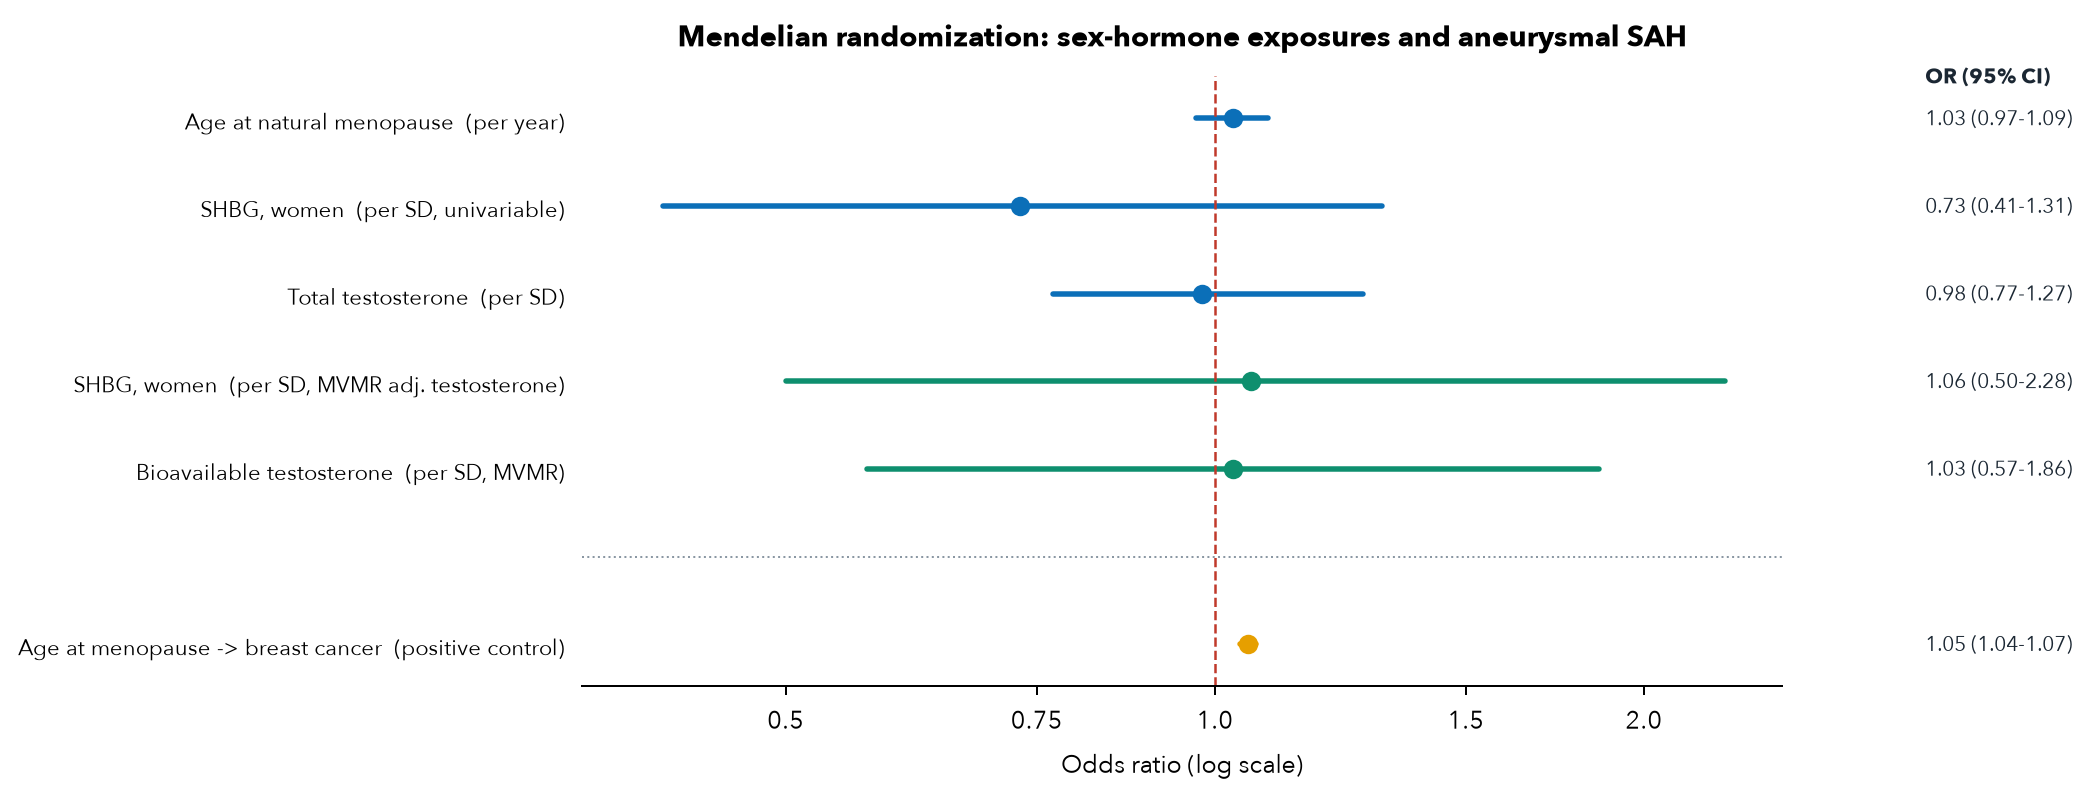

Write Python code to recreate this figure.
"""Genetic-arm forest plot: sex-hormone / reproductive exposures on aSAH, plus the
positive control. Values are the final MR results (see estrogen-aneurysm-mr)."""
import matplotlib
matplotlib.use("Agg")
import matplotlib.pyplot as plt
from matplotlib.patches import FancyArrowPatch  # noqa: F401

plt.rcParams.update({"font.family": ["Avenir Next", "Arial"], "font.size": 10})
BLUE = "#0B6FB8"; GREEN = "#0E8F6E"; ORANGE = "#E69F00"; GREY = "#8a97a3"; INK = "#1b2733"

# (label, OR, lo, hi, colour)  top-to-bottom
rows = [
    ("Age at natural menopause  (per year)",        1.03, 0.97, 1.09, BLUE),
    ("SHBG, women  (per SD, univariable)",           0.73, 0.41, 1.31, BLUE),
    ("Total testosterone  (per SD)",                 0.98, 0.77, 1.27, BLUE),
    ("SHBG, women  (per SD, MVMR adj. testosterone)", 1.06, 0.50, 2.28, GREEN),
    ("Bioavailable testosterone  (per SD, MVMR)",    1.03, 0.57, 1.86, GREEN),
    ("__sep__", 0, 0, 0, GREY),
    ("Age at menopause -> breast cancer  (positive control)", 1.055, 1.041, 1.069, ORANGE),
]

fig, ax = plt.subplots(figsize=(8.6, 4.4))
ylabels, yticks = [], []
y = len(rows)
for label, orr, lo, hi, c in rows:
    if label == "__sep__":
        ax.axhline(y, color=GREY, lw=0.8, ls=":")
        y -= 1
        continue
    ax.plot([lo, hi], [y, y], color=c, lw=2.2, solid_capstyle="round", zorder=2)
    ax.scatter([orr], [y], color=c, s=46, zorder=3)
    ax.text(3.15, y, f"{orr:.2f} ({lo:.2f}-{hi:.2f})", va="center", ha="left", fontsize=8.6, color=INK)
    ylabels.append(label)
    yticks.append(y)
    y -= 1

ax.axvline(1.0, color="#c0392b", ls="--", lw=1)
ax.set_xscale("log")
ax.minorticks_off()
ax.set_xticks([0.5, 0.75, 1.0, 1.5, 2.0])
ax.set_xticklabels(["0.5", "0.75", "1.0", "1.5", "2.0"])
ax.set_xlim(0.36, 2.5)
ax.set_yticks(yticks)
ax.set_yticklabels(ylabels, fontsize=8.8)
ax.set_xlabel("Odds ratio (log scale)")
ax.set_title("Mendelian randomization: sex-hormone exposures and aneurysmal SAH", fontsize=11.5,
             fontweight="bold", pad=12)
ax.text(3.15, len(rows) + 0.4, "OR (95% CI)", ha="left", fontsize=8.6, fontweight="bold", color=INK)
for s in ("top", "right", "left"):
    ax.spines[s].set_visible(False)
ax.tick_params(left=False)
ax.margins(y=0.08)
fig.savefig("/Volumes/Niels 2/MIMIC/estrogen-asah-two-designs/figures/mr_forest.png",
            dpi=180, bbox_inches="tight", facecolor="white")
print("saved")
